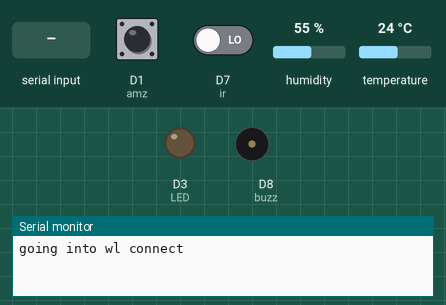
The sketch below on a simulated ESP8266 (NodeMCU). On the bench: output pins drawn as LEDs (lit = HIGH), buzzer (waves = sounding, pin HIGH), the last lines printed to the serial monitor. The inputs (shaded band) are chosen by the test bench; at power-on: D7 (ir) LOW, D1 (amz) HIGH, humidity 55 %, temperature 24 °C. WiFi joins after 1.5 s; servers stay silent unless stated; web services answer with replies made up by the test bench.

Above: at 3.2 s.
3.3 s: D7 (ir) driven HIGH
At 3.7 s:
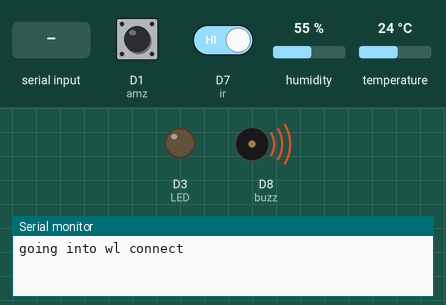
4.8 s: D7 (ir) driven LOW
7.8 s: "1" received over Serial
At 25.8 s:
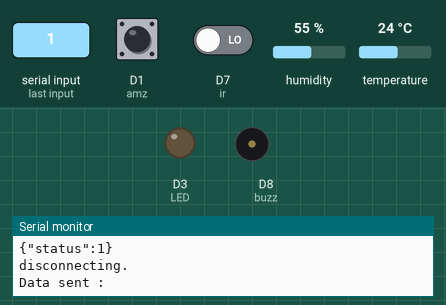
Timing chart, 0 to 26.4 s (numbered marks = the images above; inputs shaded):
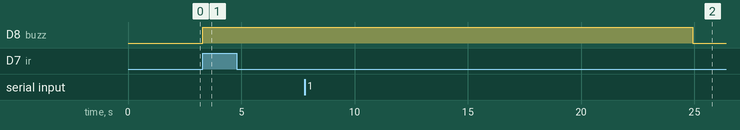

Measured:
- after the input at 3.3 s, D8 (buzz): LOW → HIGH at once
- after the input at 4.8 s, every drawn part: stays the same
- after the input at 7.8 s, D8 (buzz): HIGH → LOW after 17.1 s instead of 1.8 s

The sketch:

NodeMCU.ino
```cpp
#include "ESP8266WiFi.h"
#include<DHT.h>
#include <Wire.h>
#define DHTPIN D5
#define DHTTYPE DHT11
#define LED D3

DHT dht(DHTPIN, DHTTYPE);

String data;
float temp=0,humi=0;
const char WEBSITE[] = "api.pushingbox.com"; //pushingbox API server
const String devid1 = "Your_pushdeviceID";//device ID from Pushingbox
const String devid2 = "Your_emaildeviceID";
const char* MY_SSID = "Your_ssid";
const char* MY_PWD =  "Your_password";
boolean status = false;
int z = 1;
String b,yo;
int buzz = D8;
int ir = D7;
int isObstacle = LOW;
int amz = D1;
int state = 0;
void setup()
{
  pinMode(buzz,OUTPUT);
  pinMode(ir,INPUT);
  pinMode(LED, OUTPUT);
  pinMode(amz,INPUT_PULLUP);
  Serial.begin(115200);
  //Serial.print("Connecting to "+*MY_SSID);
 WiFi.begin(MY_SSID, MY_PWD); // put your setup code here, to run once:
 Serial.println("going into wl connect");
  while (!Serial)
  {
    ; // wait for serial port to connect. Needed for native USB port only
  }
  while (WiFi.status() != WL_CONNECTED) //not connected,..waiting to connect
    {
      delay(1000);
      //Serial.print(".");
    }
}
void push()
{
 // rtc_time = rtc.getTimeStr();
 temp += dht.readTemperature();
  humi += dht.readHumidity();
  data="";
data+="GET /pushingbox?devid="+devid1+"&temp=" +String(temp)+ "&hum=" +String(humi); //GET request query to pushingbox API
data+=" HTTP/1.1";
delay(5000); //10 seconds, (sampling rate vs. service call quota)
WiFiClient client;  //Instantiate WiFi object

    //Start or API service using our WiFi Client through PushingBox
    if (client.connect(WEBSITE, 80))
      {
             // Serial.println("connected");
              client.println(data);
              client.println("Host: api.pushingbox.com");
              client.println("Connection: close");
              client.println();
              status = true;
      }
     else
     {
      //Serial.println("connection failed");
      }
      while(status)
      {
            if (client.available())
                    {
                        char c = client.read(); //save http header to c
                        //Serial.print(c); //print http header to serial monitor
                    }
             if (!client.connected())
                    {
                        //Serial.println();
                        //Serial.println("disconnecting.");
                        //Serial.print("Data sent :");
                        client.stop();
                        status = false;
                        data = ""; //data reset
                    }
      }
temp=0;
humi=0;
delay(10000);
}
void checkkeys()
{
  state = digitalRead(amz);
  if(state == LOW)
  {
    //lcd.print("Please wait..");
    //delay(2000);
    amazon();
  }
}
void amazon()
{
  temp += dht.readTemperature();
  if(temp<=20)
{
  yo="www.myntra.com/winter-wear";
}
else if(temp>=20 && temp<=25)
{
  yo="https://www.myntra.com/jeans,www.myntra.com/t-shirts";
}
else if(temp<30)
{
  yo="www.myntra.com/formals";
}
else
{
  yo="www.myntra.com/shorts,www.myntra.com/tank-tops";
}
temp=0;
data="";
data+="GET /pushingbox?devid="+devid2+"&data=" + String(yo); //GET request query to pushingbox API
data+=" HTTP/1.1";

  WiFiClient client;  //Instantiate WiFi object

    //Start or API service using our WiFi Client through PushingBox
    if (client.connect(WEBSITE, 80))
      {
             // Serial.println("connected");
              client.println(data);
              client.println("Host: api.pushingbox.com");
              client.println("Connection: close");
              client.println();
              status = true;
      }
     else
     {
      //Serial.println("connection failed");
      }
  while(status)
      {
            if (client.available())
                    {
                        char c = client.read(); //save http header to c
                        //Serial.print(c); //print http header to serial monitor
                    }
             if (!client.connected())
                    {
                        //Serial.println();
                        //Serial.println("disconnecting.");
                        //Serial.print("Data sent :");
                        client.stop();
                        status = false;
                        data = ""; //data reset
                    }
      }
}
void alert()
{
  yo="AlertSecurityBreach!!!";

data="";
data+="GET /pushingbox?devid="+devid2+"&data=" + String(yo); //GET request query to pushingbox API
data+=" HTTP/1.1";
delay(5000);
  WiFiClient client;  //Instantiate WiFi object

    //Start or API service using our WiFi Client through PushingBox
    if (client.connect(WEBSITE, 80))
      {
             Serial.println("connected");
              client.println(data);
              client.println("Host: api.pushingbox.com");
              client.println("Connection: close");
              client.println();
              status = true;
      }
     else
     {
      Serial.println("connection failed");
      }
  while(status)
      {
            if (client.available())
                    {
                        char c = client.read(); //save http header to c
                        Serial.print(c); //print http header to serial monitor
                    }
             if (!client.connected())
                    {
                        Serial.println();
                        Serial.println("disconnecting.");
                        Serial.print("Data sent :");
                        client.stop();
                        status = false;
                        data = ""; //data reset
                    }
      }
}

void loop()
{
  checkkeys();
  isObstacle = digitalRead(ir);
  if(isObstacle == HIGH)
  {
    //Serial.println("Obstacle!!, Obstacle!!");
    digitalWrite(buzz,HIGH);
    alert();
    delay(1000);
  }
  else
  {
    digitalWrite(buzz,LOW);
  }


  if (!Serial.available())
  {
    //Serial.println("I see Nothing...");
  }
  else if(Serial.available())
  {
    //b=Serial.read();
    b="";
     while(Serial.available())
     {
         char t= Serial.read();
         b=b+t;
     }
    Serial.end();
    Serial.begin(115200);
    push();
    //Serial.println(b);
   // digitalWrite(LED, HIGH);
    //delay(100);          // wait for 1 second.
    //digitalWrite(LED, LOW);
  }
}
```
